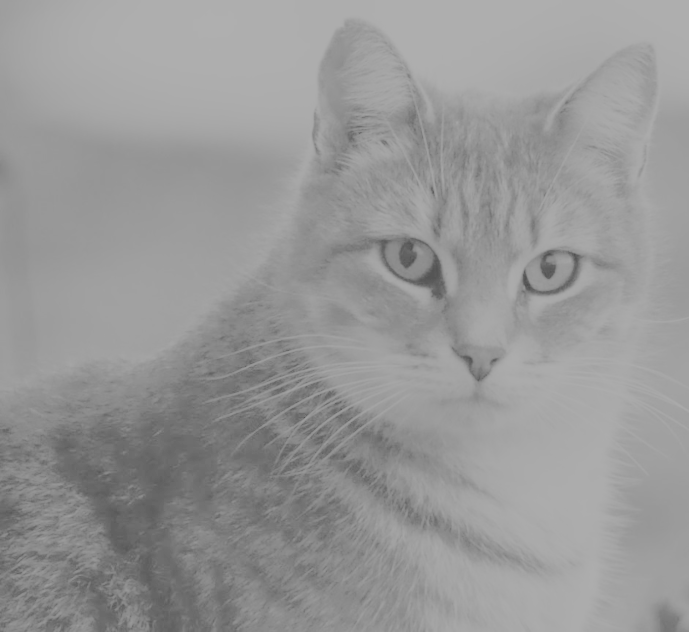
#> input picture IntroductionMachineLearning/EX3/hello.png, 689 x 632 px
$ python histo_eq.py
#> lines starting #> are read from the running program, lines starting #| are printed output that depends on the picture
# Implement the histogram equalization in this file
import cv2
import matplotlib.pyplot as plt
import numpy as np


def create_histo(img):
    # erstellen des Histograms
    # Da ein Bild in Grautönen liegt ein Wertebereich zwischen 0 und 255, als Datatype int
    # mit der funktion np.unique und der Flag return_counts wird mir die Anzahl der jeweiligen Werte (falls vorhanden)
    # zurückgegeben
    # diese werden dann (falls bestimmte Intensitätswerte nicht im Bild vorhanden sind) in einem zero-vektor den
    # richtigen indizes zugeordnet
    valueOccurences = np.unique(img, return_counts=True)
    histo = np.zeros(256, dtype=int)
    histo[valueOccurences[0]] = valueOccurences[1]
    return histo

def create_cumulativeDistribution(histo):
    # 1. normieren des histograms
    # 2. iteriere über das histogram und addiere alle Werte des normierten Vektors schrittweise auf
    # 3. gib den kummulierten Vektor zurück
    normalizedHist = np.divide(histo, np.sum(histo))
    cumulativeDistribution = np.zeros(256)
    for n in range(255):
        cumulativeDistribution[n] = np.sum(normalizedHist[0:n+1])

    plt.figure(3)
    plt.subplot(1, 2, 1)
    plt.plot(normalizedHist)
    plt.title("normalized histogram")
    plt.subplot(1, 2, 2)
    plt.plot(cumulativeDistribution)
    plt.title("cumulative distribution")
    plt.savefig("CxIllustration.png")
    return cumulativeDistribution

def histogram_equalization(img, Cx):
    # 1. minimalwert aus der cumulative distribution der > 0 ist
    # 2. zuordnen der Intensitätswerte aus dem Originalbild zu den zugehörigen Werten aus der cumulativeDistribution
    # 3. Berechnen der neuen Intensitätswerte
    #       imgNew = ((Cx[img]-CxMin)/(1-CxMin))*255
    # 4. imgNew zurückgeben
    CxMin = np.amin(Cx[Cx>0])
    imgCx = Cx[img]
    #filteredImage = np.multiply(np.divide(np.subtract(imgCx, CxMin),(1-CxMin)),500)
    filteredImage = np.divide(np.multiply(np.subtract(imgCx, CxMin),1),(1-CxMin))
    #filteredImage = np.multiply(np.divide(np.add(imgCx, CxMin), (1 + CxMin)), 255)
    return filteredImage

img = cv2.imread('hello.png', cv2.IMREAD_GRAYSCALE)
#> img is the input picture: shape (632, 689); min 78, max 175, mean 151.1
histo = create_histo(img)
#> histo = 256 values, max 20626 at index 174, min 0 at index 0, mean 1701
Cx = create_cumulativeDistribution(histo)
#> in create_cumulativeDistribution, `normalizedHist = np.divide(histo, np.sum(histo))`: normalizedHist = 256 values, max 0.0474 at index 174, min 0 at index 0, mean 0.00391
#> after the loop in create_cumulativeDistribution, `for n in range(255):`: cumulativeDistribution = 256 values, max 1 at index 175, min 0 at index 0, mean 0.406
#> in create_cumulativeDistribution, `plt.savefig("CxIllustration.png")`:
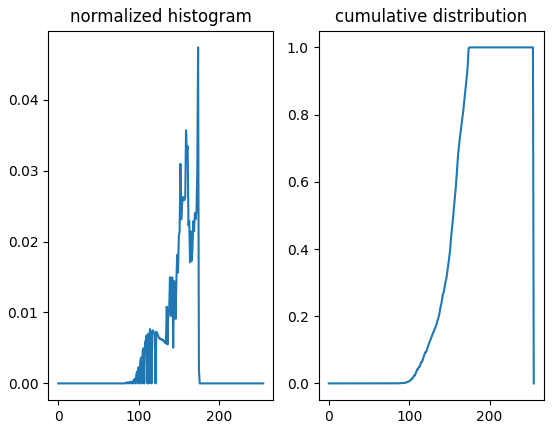
#> figure drawn by matplotlib, 2 panels; panel 1: curve peaks at x = 174, y = 0.0474; panel 2: curve peaks at x = 175, y = 1
#> Cx has the same summary as cumulativeDistribution in create_cumulativeDistribution
filteredImage = histogram_equalization(img, Cx)
#> in histogram_equalization, `CxMin = np.amin(Cx[Cx>0])`: CxMin = 2.3e-06
#> in histogram_equalization, `imgCx = Cx[img]`:
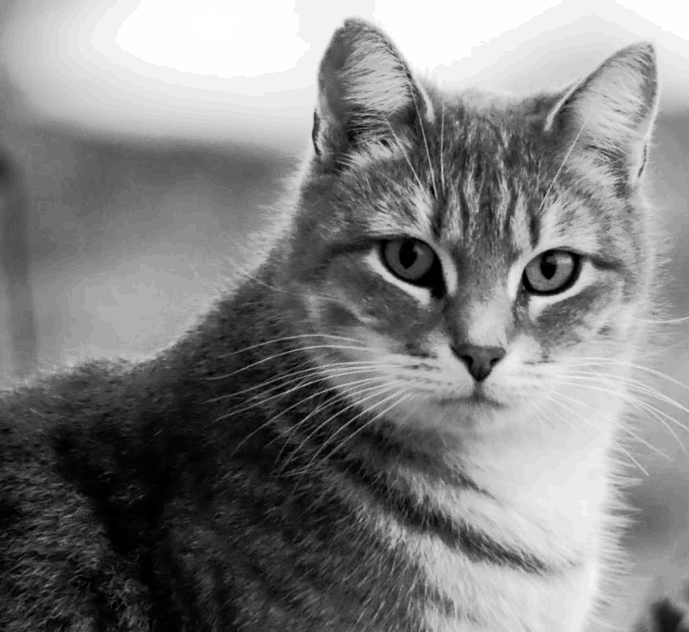
#> imgCx: shape (632, 689) float64; min 2.3e-06, max 1, mean 0.51

plt.figure(1)
plt.subplot(1, 2, 1)
plt.imshow(img, 'gray')
plt.title('Original')
plt.axis('off')
plt.subplot(1, 2, 2)
plt.imshow(filteredImage, 'gray')
plt.title('Histogram Equalization')
plt.axis('off')
plt.savefig("OriginalVsFiltered.png")
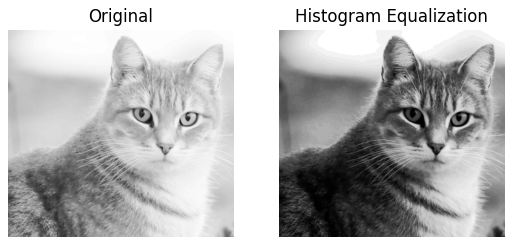
#> figure drawn by matplotlib, 2 panels
plt.figure(2)
plt.imshow(filteredImage, 'gray')
plt.title('Histogram euqalized image')
plt.axis('off')
plt.savefig("kitty.png")
plt.show()
